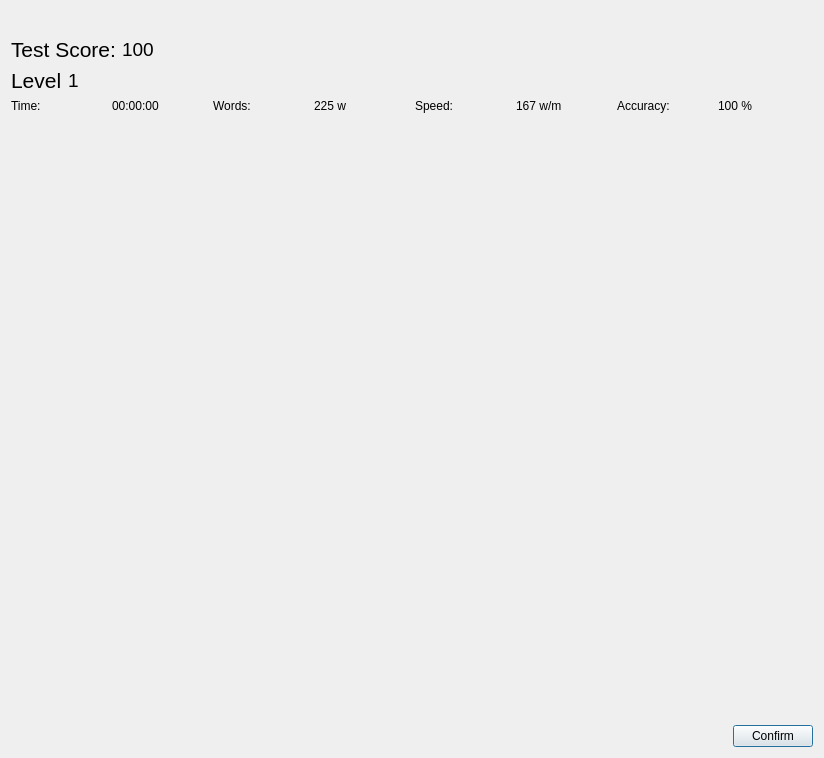
<?xml version="1.0" encoding="UTF-8"?>
<ui version="4.0">
 <class>FinishDialog</class>
 <widget class="QDialog" name="FinishDialog">
  <property name="geometry">
   <rect>
    <x>0</x>
    <y>0</y>
    <width>824</width>
    <height>758</height>
   </rect>
  </property>
  <property name="windowTitle">
   <string>Test Finish</string>
  </property>
  <layout class="QVBoxLayout" name="verticalLayout">
   <item>
    <layout class="QHBoxLayout" name="horizontalLayout">
     <item>
      <spacer name="horizontalSpacer">
       <property name="orientation">
        <enum>Qt::Horizontal</enum>
       </property>
       <property name="sizeHint" stdset="0">
        <size>
         <width>40</width>
         <height>20</height>
        </size>
       </property>
      </spacer>
     </item>
     <item>
      <widget class="QLabel" name="label_7">
       <property name="text">
        <string/>
       </property>
       <property name="pixmap">
        <pixmap resource="qrc.qrc">:/images/krabby_finish_test.png</pixmap>
       </property>
      </widget>
     </item>
     <item>
      <spacer name="horizontalSpacer_2">
       <property name="orientation">
        <enum>Qt::Horizontal</enum>
       </property>
       <property name="sizeHint" stdset="0">
        <size>
         <width>40</width>
         <height>20</height>
        </size>
       </property>
      </spacer>
     </item>
    </layout>
   </item>
   <item>
    <layout class="QHBoxLayout" name="horizontalLayout_2">
     <item>
      <widget class="QLabel" name="label">
       <property name="font">
        <font>
         <pointsize>16</pointsize>
        </font>
       </property>
       <property name="text">
        <string>Test Score:</string>
       </property>
      </widget>
     </item>
     <item>
      <widget class="QLabel" name="labelScore">
       <property name="font">
        <font>
         <pointsize>14</pointsize>
        </font>
       </property>
       <property name="text">
        <string>100</string>
       </property>
      </widget>
     </item>
     <item>
      <spacer name="horizontalSpacer_4">
       <property name="orientation">
        <enum>Qt::Horizontal</enum>
       </property>
       <property name="sizeHint" stdset="0">
        <size>
         <width>40</width>
         <height>20</height>
        </size>
       </property>
      </spacer>
     </item>
    </layout>
   </item>
   <item>
    <layout class="QHBoxLayout" name="horizontalLayout_5">
     <item>
      <widget class="QLabel" name="label_2">
       <property name="font">
        <font>
         <pointsize>16</pointsize>
        </font>
       </property>
       <property name="text">
        <string>Level</string>
       </property>
      </widget>
     </item>
     <item>
      <widget class="QLabel" name="labelLevel">
       <property name="font">
        <font>
         <pointsize>14</pointsize>
        </font>
       </property>
       <property name="text">
        <string>1</string>
       </property>
      </widget>
     </item>
     <item>
      <spacer name="horizontalSpacer_5">
       <property name="orientation">
        <enum>Qt::Horizontal</enum>
       </property>
       <property name="sizeHint" stdset="0">
        <size>
         <width>40</width>
         <height>20</height>
        </size>
       </property>
      </spacer>
     </item>
    </layout>
   </item>
   <item>
    <layout class="QHBoxLayout" name="horizontalLayout_3">
     <item>
      <widget class="QLabel" name="label_3">
       <property name="text">
        <string>Time:</string>
       </property>
      </widget>
     </item>
     <item>
      <widget class="QLabel" name="labelTime">
       <property name="text">
        <string>00:00:00</string>
       </property>
      </widget>
     </item>
     <item>
      <widget class="QLabel" name="label_4">
       <property name="text">
        <string>Words:</string>
       </property>
      </widget>
     </item>
     <item>
      <widget class="QLabel" name="labelWords">
       <property name="text">
        <string>225 w</string>
       </property>
      </widget>
     </item>
     <item>
      <widget class="QLabel" name="label_5">
       <property name="text">
        <string>Speed:</string>
       </property>
      </widget>
     </item>
     <item>
      <widget class="QLabel" name="labelSpeed">
       <property name="text">
        <string>167 w/m</string>
       </property>
      </widget>
     </item>
     <item>
      <widget class="QLabel" name="label_6">
       <property name="text">
        <string>Accuracy:</string>
       </property>
      </widget>
     </item>
     <item>
      <widget class="QLabel" name="labelAccuracy">
       <property name="text">
        <string>100 %</string>
       </property>
      </widget>
     </item>
    </layout>
   </item>
   <item>
    <widget class="ScoreChartWidget" name="widgetScoreChart" native="true">
     <property name="minimumSize">
      <size>
       <width>800</width>
       <height>600</height>
      </size>
     </property>
     <property name="baseSize">
      <size>
       <width>800</width>
       <height>600</height>
      </size>
     </property>
    </widget>
   </item>
   <item>
    <layout class="QHBoxLayout" name="horizontalLayout_4">
     <item>
      <spacer name="horizontalSpacer_3">
       <property name="orientation">
        <enum>Qt::Horizontal</enum>
       </property>
       <property name="sizeHint" stdset="0">
        <size>
         <width>40</width>
         <height>20</height>
        </size>
       </property>
      </spacer>
     </item>
     <item>
      <widget class="QPushButton" name="pushButtonConfirm">
       <property name="text">
        <string>Confirm</string>
       </property>
      </widget>
     </item>
    </layout>
   </item>
  </layout>
 </widget>
 <customwidgets>
  <customwidget>
   <class>ScoreChartWidget</class>
   <extends>QWidget</extends>
   <header>scorechartwidget.h</header>
   <container>1</container>
  </customwidget>
 </customwidgets>
 <resources>
  <include location="qrc.qrc"/>
 </resources>
 <connections>
  <connection>
   <sender>pushButtonConfirm</sender>
   <signal>clicked()</signal>
   <receiver>FinishDialog</receiver>
   <slot>close()</slot>
   <hints>
    <hint type="sourcelabel">
     <x>419</x>
     <y>160</y>
    </hint>
    <hint type="destinationlabel">
     <x>234</x>
     <y>92</y>
    </hint>
   </hints>
  </connection>
 </connections>
</ui>
